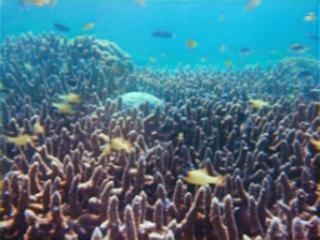
#> input picture a_LSUI/test_raw/3916.jpg, 320 x 240 px, given as the content of the folder ./a_compare/Shallow-UWnet/enhs_LSUI, which was not available
$ python evaluate_LSUI.py
#> lines starting #> are read from the running program, lines starting #| are printed output that depends on the picture; pictures that were not available may be replaced by others from this repository, and a replacement may not be noted
### a_compare/LiteEnhanceNet/utils/uiqm_utils.py
import numpy as np
import math
from scipy import ndimage
from PIL import Image
from glob import glob
from os.path import join

def mu_a(x, alpha_L=0.1, alpha_R=0.1):
    """
      计算非对称alpha修剪均值
    """
    # 按强度对像素排序,用于裁剪
    x = sorted(x)
    # 获取像素数量
    K = len(x)
    # 计算 T alpha L和 T alpha R
    T_a_L = math.ceil(alpha_L * K)
    T_a_R = math.floor(alpha_R * K)
    # 计算mu_alpha权重
    weight = (1 / (K - T_a_L - T_a_R))
    # 遍历从 T_a_L+1 到 K-T_a_R 的扁平化图像
    s = int(T_a_L + 1)
    e = int(K - T_a_R)
    val = sum(x[s:e])
    val = weight * val
    return val

def s_a(x, mu):
    """计算非对称alpha修剪方差"""
    val = 0
    for pixel in x:
        val += math.pow((pixel - mu), 2)
    return val / len(x)

def _uicm(x):
    """计算水下图像颜色度量(UIQM中的颜色分量)"""
    # 提取RGB通道并扁平化
    R = x[:, :, 0].flatten()
    G = x[:, :, 1].flatten()
    B = x[:, :, 2].flatten()
    # 计算RG和YB色差分量
    RG = R - G
    YB = ((R + G) / 2) - B
    # 计算色差分量的alpha修剪均值
    mu_a_RG = mu_a(RG)
    mu_a_YB = mu_a(YB)
    # 计算色差分量的方差
    s_a_RG = s_a(RG, mu_a_RG)
    s_a_YB = s_a(YB, mu_a_YB)
    # 计算颜色度量值
    l = math.sqrt((math.pow(mu_a_RG, 2) + math.pow(mu_a_YB, 2)))
    r = math.sqrt(s_a_RG + s_a_YB)
    return (-0.0268 * l) + (0.1586 * r)

def sobel(x):
    """应用Sobel边缘检测"""
    dx = ndimage.sobel(x, 0)  # x方向边缘检测
    dy = ndimage.sobel(x, 1)  # y方向边缘检测
    mag = np.hypot(dx, dy)  # 计算梯度 magnitude
    mag *= 255.0 / np.max(mag)  # 归一化到0-255范围
    return mag

def eme(x, window_size):
    """
      增强度量估计(Enhancement Measure Estimation)
      x.shape[0] = 高度
      x.shape[1] = 宽度
    """
    # 计算窗口数量,如4块则为2x2等
    k1 = int(x.shape[1] / window_size)  # 这里做了int处理
    k2 = int(x.shape[0] / window_size)
    # 权重
    w = 2. / (k1 * k2)
    blocksize_x = window_size
    blocksize_y = window_size
    # 确保图像尺寸可被窗口大小整除,裁剪部分像素不影响结果
    x = x[:blocksize_y * k2, :blocksize_x * k1]
    val = 0
    # 遍历所有窗口块
    for l in range(k1):
        for k in range(k2):
            block = x[k * window_size:window_size * (k + 1), l * window_size:window_size * (l + 1)]
            max_ = np.max(block)  # 块内最大值
            min_ = np.min(block)  # 块内最小值
            # 边界检查,避免log(0)错误
            if min_ == 0.0:
                val += 0
            elif max_ == 0.0:
                val += 0
            else:
                val += math.log(max_ / min_)
    return w * val

def _uism(x):
    """
      水下图像清晰度度量(Underwater Image Sharpness Measure)
    """
    # 获取图像通道
    R = x[:, :, 0]
    G = x[:, :, 1]
    B = x[:, :, 2]
    # 对每个RGB分量应用Sobel边缘检测器
    Rs = sobel(R)
    Gs = sobel(G)
    Bs = sobel(B)
    # 将每个通道检测到的边缘与通道本身相乘
    R_edge_map = np.multiply(Rs, R)
    G_edge_map = np.multiply(Gs, G)
    B_edge_map = np.multiply(Bs, B)
    # 计算每个通道的eme值
    r_eme = eme(R_edge_map, 10)
    g_eme = eme(G_edge_map, 10)
    b_eme = eme(B_edge_map, 10)
    # 加权系数(类似RGB转灰度的系数)
    lambda_r = 0.299
    lambda_g = 0.587
    lambda_b = 0.144
    return (lambda_r * r_eme) + (lambda_g * g_eme) + (lambda_b * b_eme)

def _uiconm(x, window_size):
    """
      水下图像对比度度量(Underwater image contrast measure)
      参考: https://github.com/tkrahn108/UIQM/blob/master/src/uiconm.cpp
      论文: https://ieeexplore.ieee.org/abstract/document/5609219
    """
    # 计算窗口数量
    k1 = int(x.shape[1] / window_size)  # 这里也做了int处理
    k2 = int(x.shape[0] / window_size)
    # 权重
    w = -1. / (k1 * k2)
    blocksize_x = window_size
    blocksize_y = window_size
    # 确保图像尺寸可被窗口大小整除
    x = x[:blocksize_y * k2, :blocksize_x * k1]
    # 熵缩放因子,较高的值有助于随机性
    alpha = 1
    val = 0
    # 遍历所有窗口块
    for l in range(k1):
        for k in range(k2):
            block = x[k * window_size:window_size * (k + 1), l * window_size:window_size * (l + 1), :]
            max_ = np.max(block)  # 块内最大值
            min_ = np.min(block)  # 块内最小值
            top = max_ - min_
            bot = max_ + min_
            # 避免除零和NaN值
            if math.isnan(top) or math.isnan(bot) or bot == 0.0 or top == 0.0:
                val += 0.0
            else:
                val += alpha * math.pow((top / bot), alpha) * math.log(top / bot)
    return w * val

def getUIQM(x):
    """
      UIQM计算函数
      x: 输入图像
    """
    x = x.astype(np.float32)
    ### UCIQE: https://ieeexplore.ieee.org/abstract/document/7300447
    #c1 = 0.4680; c2 = 0.2745; c3 = 0.2576
    ### UIQM 论文参数: https://ieeexplore.ieee.org/abstract/document/7305804
    c1 = 0.0282; c2 = 0.2953; c3 = 3.5753
    uicm = _uicm(x)  # 计算颜色度量
    uism = _uism(x)  # 计算清晰度度量
    uiconm = _uiconm(x, 10)  # 计算对比度度量
    uiqm = (c1 * uicm) + (c2 * uism) + (c3 * uiconm)
    return uiqm

def measure_UIQMs(dir_name, im_res=(256, 256)):
    """计算指定目录中所有图像的UIQM值"""
    paths = sorted(glob(join(dir_name, "*.*")))
    uqims = []
    for img_path in paths:
        im = Image.open(img_path).resize(im_res)
        uiqm = getUIQM(np.array(im))  # 计算UIQM值
        uqims.append(uiqm)
    return np.array(uqims)

### a_compare/Shallow-UWnet/utils/mse_utils.py
import numpy as np
from PIL import Image
from glob import glob
from os.path import join
from ntpath import basename

# [10 lines left out: function getMSE, not called in this run]

def measure_MSEs(gtr_dir, enh_dir, im_res=(256, 256)):
    """
    gtr_dir 包含基准图像(ground-truths)的文件夹路径
    enh_dir 包含增强后图像的文件夹路径
    """
    gtr_paths = sorted(glob(join(gtr_dir, "*.*")))
    enh_paths = sorted(glob(join(enh_dir, "*.*")))
    mses = []
    for gtr_path, enh_path in zip(gtr_paths, enh_paths):
        gtr_fn = basename(gtr_path).split('.')[0]
        enh_fn = basename(enh_path).split('.')[0]
        if (gtr_fn == enh_fn):
            g_im = Image.open(gtr_path).resize(im_res)
            e_im = Image.open(enh_path).resize(im_res)
            # 将图像转换为灰度图(L通道)进行MSE计算(这是当前的最佳实践)
            # g_im = g_im.convert("L")
            # e_im = e_im.convert("L")
            mse = getMSE(np.array(g_im), np.array(e_im))
            mses.append(mse)
    return np.array(mses)

### a_compare/DNnet/utils/psnr_utils.py
import numpy as np
import math
from PIL import Image
from glob import glob
from os.path import join
from ntpath import basename

# [11 lines left out: function getPSNR, not called in this run]

def measure_PSNRs(gtr_dir, enh_dir, im_res=(256, 256)):
    """
    gtr_dir 包含基准图像(ground-truths)的文件夹路径
    enh_dir 包含增强后图像的文件夹路径
    """
    gtr_paths = sorted(glob(join(gtr_dir, "*.*")))
    enh_paths = sorted(glob(join(enh_dir, "*.*")))
    psnrs = []
    for gtr_path, enh_path in zip(gtr_paths, enh_paths):
        gtr_fn = basename(gtr_path).split('.')[0]
        enh_fn = basename(enh_path).split('.')[0]
        if (gtr_fn == enh_fn):
            g_im = Image.open(gtr_path).resize(im_res)
            e_im = Image.open(enh_path).resize(im_res)
            # 将图像转换为灰度图(L通道)进行PSNR计算(这是当前的最佳实践)
            # g_im = g_im.convert("L")
            # e_im = e_im.convert("L")
            psnr = getPSNR(np.array(g_im), np.array(e_im))
            psnrs.append(psnr)
    return np.array(psnrs)

### a_compare/LiteEnhanceNet/utils/ssim_utils.py
import numpy as np
from PIL import Image
from scipy.ndimage import gaussian_filter
from glob import glob
from os.path import join
from ntpath import basename

# [49 lines left out: functions compute_ssim, getSSIM, not called in this run]

def measure_SSIMs(gtr_dir, enh_dir, im_res=(256, 256)):
    """
    gtr_dir 包含基准图像(ground-truths)的文件夹路径
    enh_dir 包含增强后图像的文件夹路径
    """
    gtr_paths = sorted(glob(join(gtr_dir, "*.*")))
    enh_paths = sorted(glob(join(enh_dir, "*.*")))
    ssims = []
    for gtr_path, enh_path in zip(gtr_paths, enh_paths):
        gtr_fn = basename(gtr_path).split('.')[0]
        enh_fn = basename(enh_path).split('.')[0]
        if gtr_fn == enh_fn:
            r_im = Image.open(gtr_path).resize(im_res)
            g_im = Image.open(enh_path).resize(im_res)
            ssim = getSSIM(np.array(r_im), np.array(g_im))
            ssims.append(ssim)
    return np.array(ssims)

### a_compare/Shallow-UWnet/evaluate_LSUI.py
import os
import argparse
import cv2
import numpy as np
from utils.mse_utils import measure_MSEs
from utils.psnr_utils import measure_PSNRs
from utils.ssim_utils import measure_SSIMs
from utils.uiqm_utils import measure_UIQMs

def evaluate_quantitative_main():
    print("开始定量评估")
    print("评估结果：")
    MSEs = measure_MSEs(gtr_dir=config.gt_dir, enh_dir=config.enhanced_dir)
    print(f"MSE >> Mean: {np.mean(MSEs):.0f}, Std: {np.std(MSEs):.0f}")
    PSNRs = measure_PSNRs(gtr_dir=config.gt_dir, enh_dir=config.enhanced_dir)
    print(f"PSNR >> Mean: {np.mean(PSNRs):.3f}, Std: {np.std(PSNRs):.3f}")
    SSIMs = measure_SSIMs(gtr_dir=config.gt_dir, enh_dir=config.enhanced_dir)
    print(f"SSIM >> Mean: {np.mean(SSIMs):.3f}, Std: {np.std(SSIMs):.3f}")
    UIQMs = measure_UIQMs(dir_name=config.enhanced_dir)
#> in measure_UIQMs, `im = Image.open(img_path).resize(im_res)`:
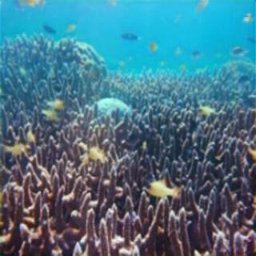
#> im: PIL image 256x256 RGB; mean R, G, B 72.6, 116.7, 133.9
#> in getUIQM, `x = x.astype(np.float32)`:
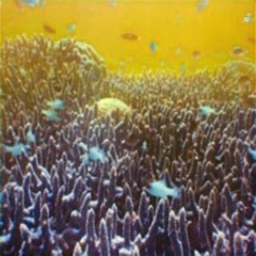
#> x: shape (256, 256, 3) float32; mean of channels 0, 1, 2 72.6, 116.7, 133.9; drawn as B, G, R
#> in mu_a, `x = sorted(x)`: x = 65536 items
#> in mu_a, `K = len(x)`: K = 65536
#> in mu_a, `T_a_L = math.ceil(alpha_L * K)`: T_a_L = 6554
#> in mu_a, `T_a_R = math.floor(alpha_R * K)`: T_a_R = 6553
#> in mu_a, `weight = (1 / (K - T_a_L - T_a_R))`: weight = 1.91e-05
#> in mu_a, `s = int(T_a_L + 1)`: s = 6555
#> in mu_a, `e = int(K - T_a_R)`: e = 58983
#> in mu_a, `val = sum(x[s:e])`: val = -1984133
#> in mu_a, `val = weight * val`: val = -37.84
#> in _uicm, `mu_a_YB = mu_a(YB)`: mu_a_YB = -36.73
#> the loop in s_a, `for pixel in x:` made 65536 passes
#> (pixel, val) on passes 1 to 3: (-111, 5351.8), (-111, 10703.5), (-114, 16503.3)
#> after the loop in s_a, `for pixel in x:`: val = 280761385.3
#> in _uicm, `s_a_RG = s_a(RG, mu_a_RG)`: s_a_RG = 4284.1
#> the loop in s_a (call 2), `for pixel in x:` made 65536 passes
#> (pixel, val) on passes 1 to 3: (-74.5, 1426.6), (-74.5, 2853.3), (-76, 4395.5)
#> in _uicm, `s_a_YB = s_a(YB, mu_a_YB)`: s_a_YB = 1932.5
#> in _uicm, `l = math.sqrt((math.pow(mu_a_RG, 2) + math.pow(mu_a_YB, 2)))`: l = 52.74
#> in _uicm, `r = math.sqrt(s_a_RG + s_a_YB)`: r = 78.85
#> in getUIQM, `uicm = _uicm(x)`: uicm = 11.09
#> in _uism, `R = x[:, :, 0]`:
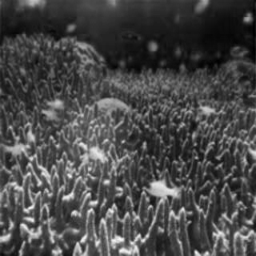
#> R: shape (256, 256) float32; min 0, max 249, mean 72.6
#> in _uism, `B = x[:, :, 2]`:
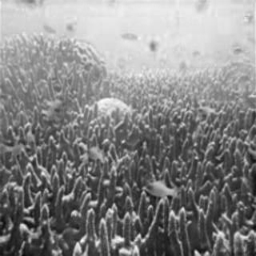
#> B: shape (256, 256) float32; min 9, max 252, mean 133.9
#> in sobel (call 3), `dy = ndimage.sobel(x, 1)`:
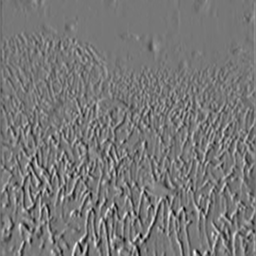
#> dy: shape (256, 256) float32; min -528, max 597, mean 0; drawn with min black and max white
#> after the loop in eme, `for l in range(k1):`: val = 2524.2
#> in _uism, `r_eme = eme(R_edge_map, 10)`: r_eme = 8.08
#> in _uism, `g_eme = eme(G_edge_map, 10)`: g_eme = 7.52
#> call 3 of eme, with window_size = 10
#> in eme (call 3), `x = x[:blocksize_y * k2, :blocksize_x * k1]`:
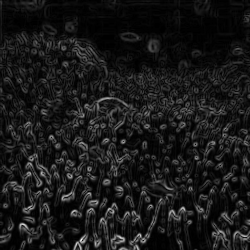
#> x: shape (250, 250) float32; min 0, max 47375.6, mean 4642.2; drawn with min black and max white
#> after the loop in eme (call 3), `for l in range(k1):`: val = 2274.3
#> in _uism, `b_eme = eme(B_edge_map, 10)`: b_eme = 7.28
#> in getUIQM, `uism = _uism(x)`: uism = 7.87
#> in _uiconm, `x = x[:blocksize_y * k2, :blocksize_x * k1]`:
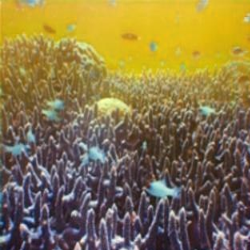
#> x: shape (250, 250, 3) float32; mean of channels 0, 1, 2 72.5, 118.1, 135.6; drawn as B, G, R
#> after the loop in _uiconm, `for l in range(k1):`: val = -149
#> in getUIQM, `uiconm = _uiconm(x, 10)`: uiconm = 0.238
#> in getUIQM, `uiqm = (c1 * uicm) + (c2 * uism) + (c3 * uiconm)`: uiqm = 3.49
#> UIQMs = [3.49]
    print(f"UIQM >> Mean: {np.mean(UIQMs):.3f}, Std: {np.std(UIQMs):.3f}")
#| UIQM >> Mean: 3.491, Std: 0.000
    print("定量评估完毕\n")

def evaluate_qualitative_main():
    image_files = sorted([f for f in os.listdir(config.raw_dir)
                        if f.lower().endswith(('.png', '.jpg', '.jpeg'))])
    for filename in image_files:
        original_path = os.path.join(config.raw_dir, filename)
        enhanced_path = os.path.join(config.enhanced_dir, filename)
        gt_path = os.path.join(config.gt_dir, filename)
        if not os.path.exists(enhanced_path):
            print(f"警告: 增强图像 {enhanced_path} 不存在，跳过...")
            continue
        original_img = cv2.imread(original_path)
        enhanced_img = cv2.imread(enhanced_path)
        gt_img = cv2.imread(gt_path)
        original_img = cv2.resize(original_img, (256, 256))
        enhanced_img = cv2.resize(enhanced_img, (256, 256))
        gt_img = cv2.resize(gt_img, (256, 256))
        comparison_img = np.hstack((original_img, enhanced_img, gt_img))
        height, width = comparison_img.shape[:2]
        title_height = 50
        combined_img = np.zeros((height + title_height, width, 3), dtype=np.uint8)
        combined_img[title_height:, :] = comparison_img
        font = cv2.FONT_HERSHEY_SIMPLEX
        font_scale = 1
        color = (0, 255, 0)
        thickness = 2
        img_width = width // 3
        cv2.putText(combined_img, "Original", (img_width * 0 + 10, 30),
                    font, font_scale, color, thickness)
        cv2.putText(combined_img, "Enhanced", (img_width * 1 + 10, 30),
                    font, font_scale, color, thickness)
        cv2.putText(combined_img, "Ground Truth", (img_width * 2 + 10, 30),
                    font, font_scale, color, thickness)
        output_path = os.path.join(config.output_dir, f"compared_{filename}")
        cv2.imwrite(output_path, combined_img)
    print(f"所有对比图生成完成，共处理 {len(image_files)} 张图像\n")

if __name__ == "__main__":
    parser = argparse.ArgumentParser(description="Evaluate Model")
    parser.add_argument('--raw_dir', type=str, default="./a_LSUI/test_raw")
    parser.add_argument('--gt_dir', type=str, default="./a_LSUI/test_GT")
    parser.add_argument('--enhanced_dir', type=str, default="./a_compare/Shallow-UWnet/enhs_LSUI")
    parser.add_argument('--output_dir', type=str, default="./a_compare/Shallow-UWnet/vals_LSUI")
    config = parser.parse_args()
    evaluate_quantitative_main()
    # evaluate_qualitative_main()
